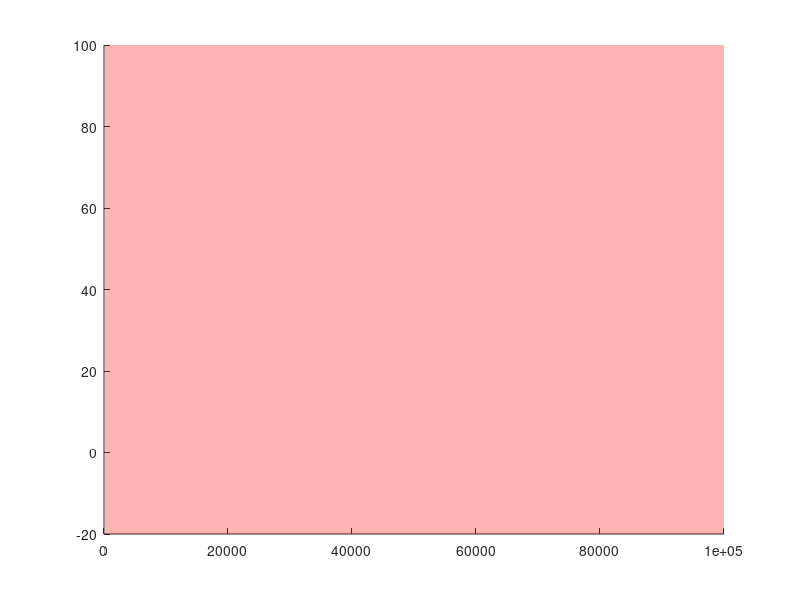

This figure's MATLAB source: (Note: this script raises an error after producing the figure.)
%% Progetto 1C - Link flessibile
% Corradini, di Nuzzo, Frick, Ragazzini, Zappacosta
% Gruppo A

% x_dot=f(x,u,t)

% x_dot_1 = x_2;
% x_dot_2 = (-M g L sin (x1) - K (x_1 - x_3) - ro (x_2 - x_4)) / J
% x_dot_3 = x_4
% x_dot_4 = (K(x_1 - x_2) + ro (x_2 - x_4) + u) / I

% y = x_1

%% Specifiche
% Errore a regime nullo con ingresso $w = A sca(t)$
% Margine di fase $\phi_m > 45^{\circ}$
% Sovraelongazione percentuale massima $S_\% < 1 \%$
% Tempo di assestamento all'1\% $T_{a1} = 0.8$ (opzionalmente $0.4$)
% Abbattimento del rumore di 20 volte
% Caratteristiche del rumore: $\omega_n > 200 rad/s, A_n = 0.05$

omega_n = 200;
A_n = 0.05;
B_n = 20;
y_ref = pi/2;

% Definizione dei parametri del sistema

g = 9.81;
K = 3;
ro = 0.2;
L = 1;
I = 0.01;
J = 0.02;
M = 0.06;
h = 1;
T_a1 = 0.8;
T_a0 = 0.4;
W = 5;
x_1_ref = pi/2;
x_2_ref = 0;
x_3_ref = M * g * L / K + x_1_ref;
x_4_ref = 0;
u_ref = M * g * L;
S_max = 0.01;

% Matrici linearizzate
A = [0      1       0       0;
    (-K/J)  (-ro/J) K/J   ro/J;
    0       0       0       1;
    K/I   ro/I  (-K/I) (-ro/I)];
B = [0; 0; 0; 1/I];
C = [1 0 0 0];
D = 0;

% Definizione funzione di trasferimento

s=tf('s');
[N,D]=ss2tf(A,B,C,D);
G=tf(N,D);

% Definizione dell'intervallo di frequenze del diagramma di Bode
omega_plot_min=10^(-2);
omega_plot_max=10^5;

% Diagramma di Bode del sistema in anello aperto
figure;
patch([omega_n,omega_plot_max,omega_plot_max,omega_n],[-B_n,-B_n,100,100],'red','FaceAlpha',0.3,'EdgeAlpha',0);
hold on; 
[Mag, phase, omega] = bode(G, {omega_plot_min, omega_plot_max});
margin(Mag, phase, omega); grid on;

xi = sqrt(log(S_max)^2/(pi^2+log(S_max)^2));
% Il requisito sulla sovraelongazione si traduce in un requisito sul
% margine di fase che è maggiore di quello specificato, quindi si prenderà 
% in considerazione solo questo.
phi_m = xi * 100;


% Definizione del regolatore
% Per avere errore a regime nullo è necessario che $L(s)$ abbia un polo
% nell'origine
alpha_lead = 0.5;   
T_lead = 3e-2;
gain = 3.3e-1;
R_s = s * gain;
R_lead = (1  + T_lead * s) / (1 + alpha_lead * T_lead * s);
R_d = R_lead /  (1 + 1e-6 * s);
R = R_s * R_d;
L = R * G;
figure;
hold on;
patch([omega_n,omega_plot_max,omega_plot_max,omega_n],[-B_n,-B_n,100,100],'red','FaceAlpha',0.3,'EdgeAlpha',0);
[Mag, phase, omega] = bode(L, {omega_plot_min, omega_plot_max});
margin(Mag, phase, omega);  
grid on;

% Risposta in frequenza del sistema in anello chiuso con regolatore

F = L / (1 + L);
figure;
hold on;
step(F);
grid on;

open('Simul1C.slx')